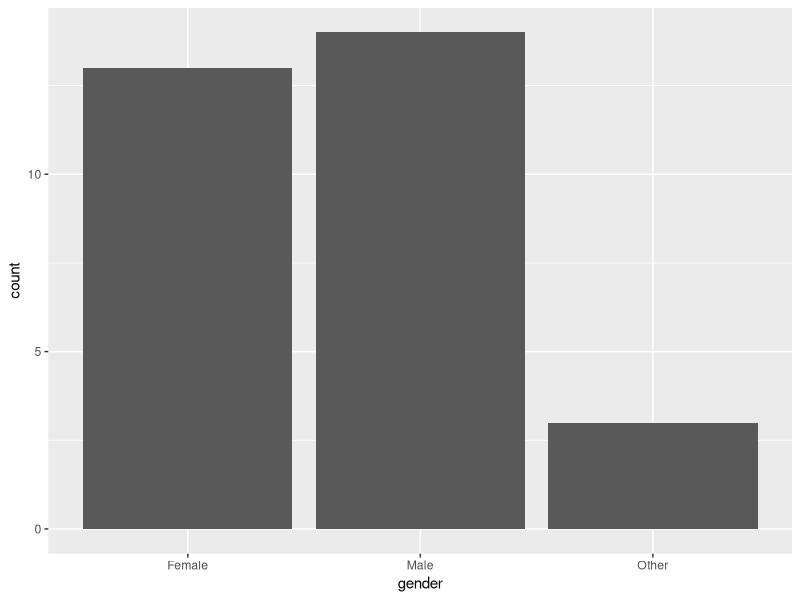
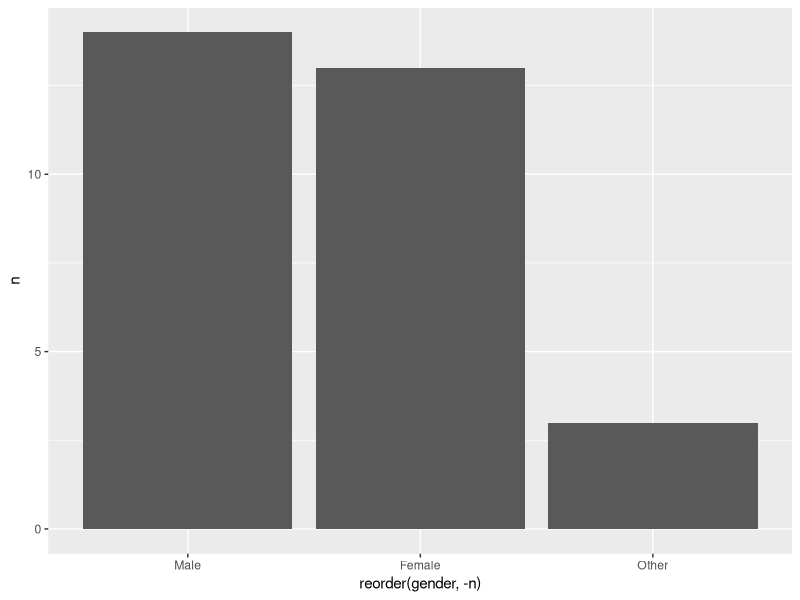
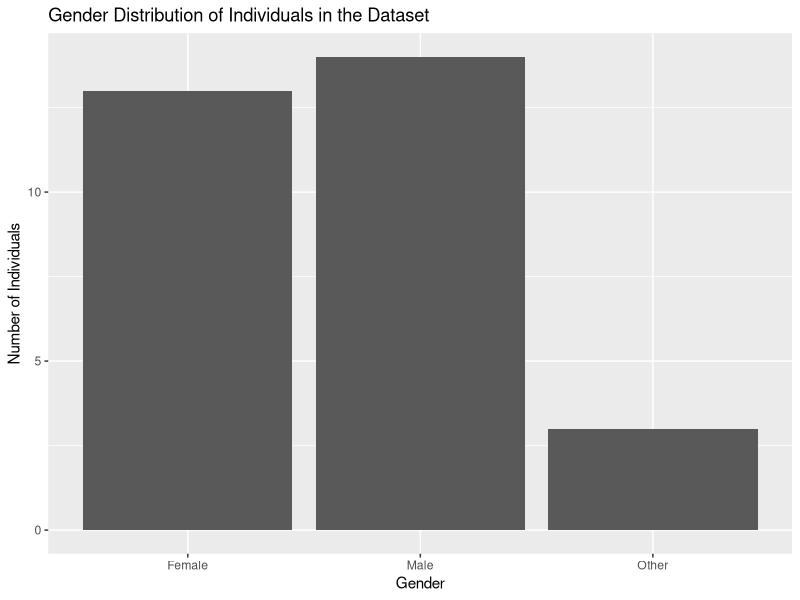
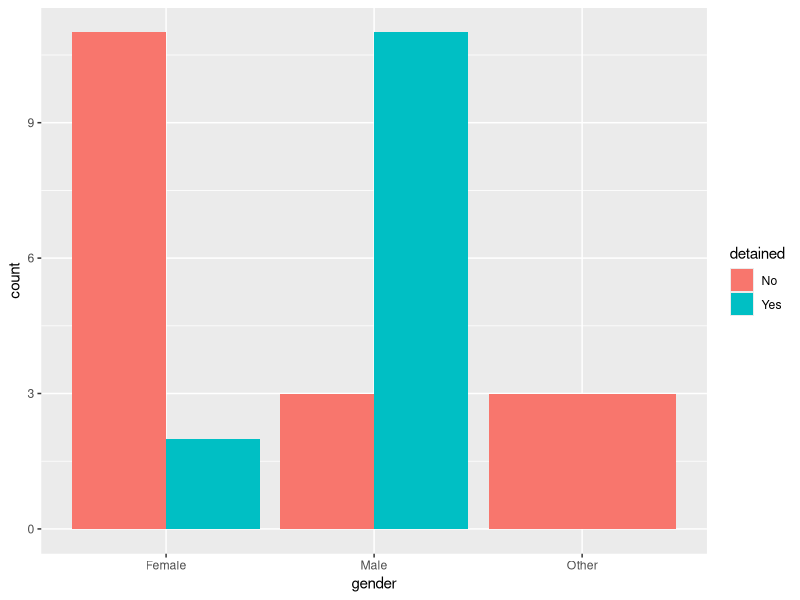
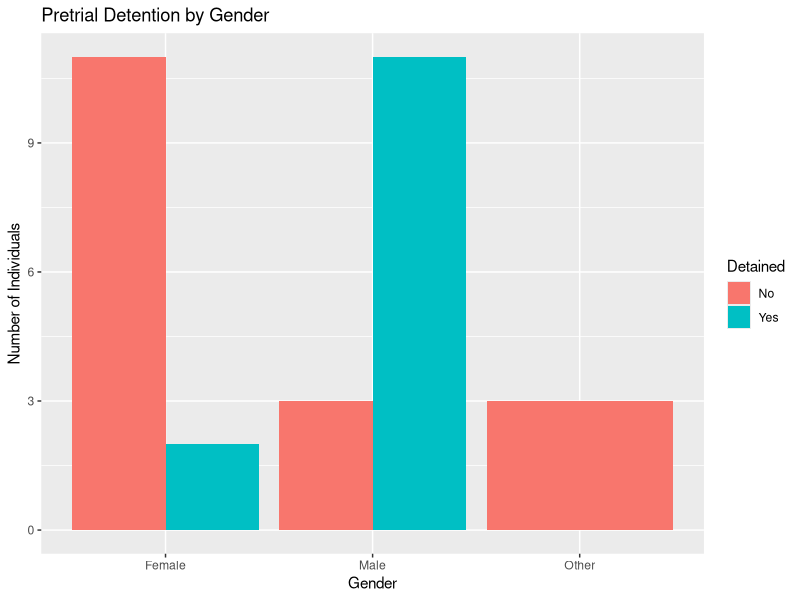

R code for these plots, in order:
# Title: Initial EDA: Categorical data
# Date: 9/2/2026
# Author: Maria Cuellar


# Load packages.
library(tidyverse)

# Load data.
dat <- read_csv(file = "pretrial_detention_teaching_data.csv") 

# For categorical variables.


# Count observations in each category
dat %>%
  count(gender)


# Count and calculate proportions
dat %>%
  count(gender) %>%
  mutate(proportion = n / sum(n))


# Bar plot
dat %>%
  ggplot(aes(x = gender)) +
  geom_bar()


# If you want the bars ordered from most to least common:
dat %>%
  count(gender) %>%
  ggplot(aes(x = reorder(gender, -n), y = n)) +
  geom_col()


# Give the original plot titles, both for the plot and the axes
dat %>%
  ggplot(aes(x = gender)) +
  geom_bar() +
  labs(
    title = "Gender Distribution of Individuals in the Dataset",
    x = "Gender",
    y = "Number of Individuals"
  )





# Counts for two categorical variables
dat %>%
  count(gender, detained)


# Add proportion arrested within each group
dat %>%
  count(gender, detained) %>%
  group_by(gender) %>%
  mutate(proportion = n / sum(n))


# Visualizing two categorical variables
dat %>%
  ggplot(aes(x = gender, fill = detained)) +
  geom_bar(position = "dodge")


# Give it some titles
dat %>%
  count(gender, detained) %>%
  ggplot(aes(x = gender, y = n, fill = detained)) +
  geom_col(position = "dodge") +
  labs(
    title = "Pretrial Detention by Gender",
    x = "Gender",
    y = "Number of Individuals",
    fill = "Detained"
  )
